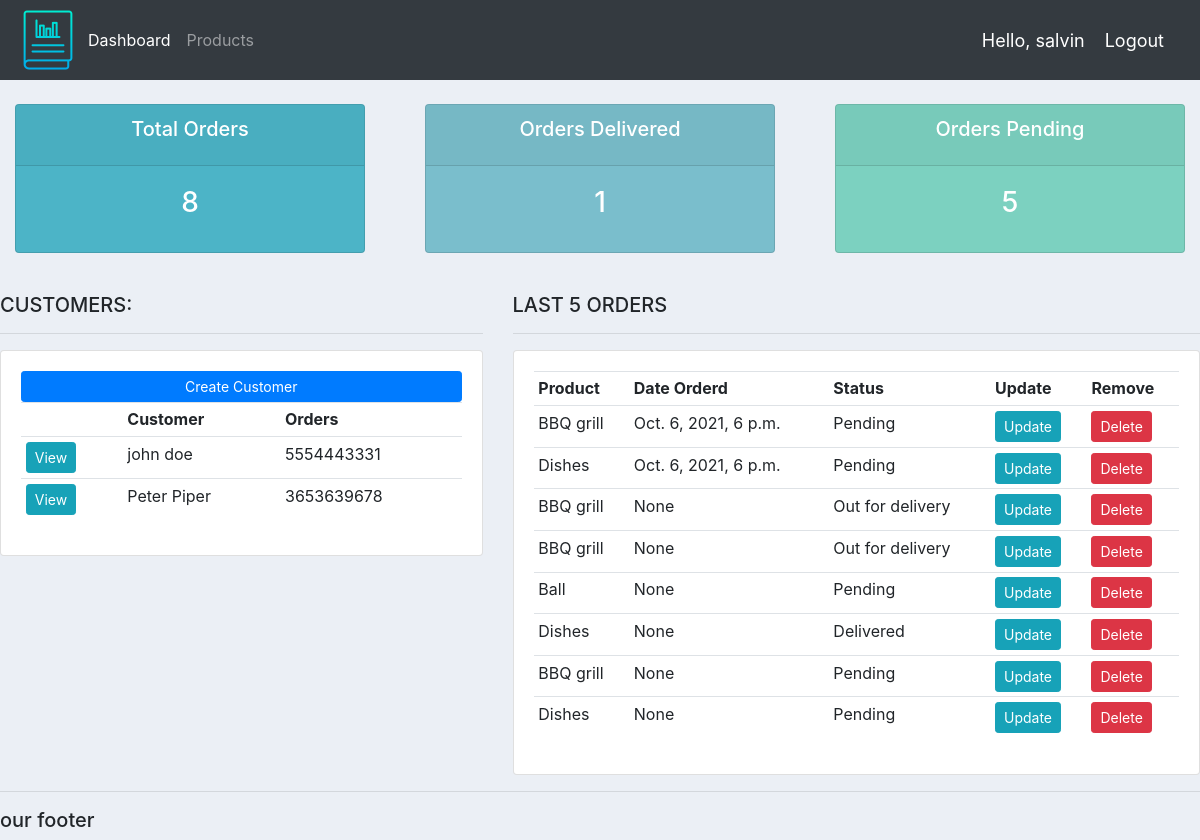
The app's page / (signed in) with its own data.
### accounts/models.py (models this page shows, shortened)
class Customer(models.Model):
    name = models.CharField(max_length = 200,null=True)
    phone = models.CharField(max_length = 200,null=True)
    email = models.CharField(max_length = 200,null=True)
    date_created = models.DateTimeField(null=True,blank = True)

class Order(models.Model):
    STATUS = (
            ('Pending','Pending'),
            ('Out for delivery','Out for delivery'),
            ('Delivered','Delivered'),
    )
    customer = models.ForeignKey(Customer,null=True,on_delete = models.SET_NULL)
    product = models.ForeignKey(Product,null=True,on_delete = models.SET_NULL)
    date_created = models.DateTimeField(max_length=200,null=True,blank=True)
    status = models.CharField(max_length=200,null=True,choices=STATUS)
    note = models.CharField(max_length=1000,null=True)

class Product(models.Model):
    CATEGORY = (
            ('In door','In door'),
            ('Out Door','Out Door'),
    )
    name = models.CharField(max_length=200,null=True)
    price = models.FloatField(null=True)
    category = models.CharField(max_length=200,null=True,choices=CATEGORY)
    description = models.CharField(max_length=200,null=True,blank=True)
    date_created = models.DateTimeField(max_length=200,null=True,blank=True)
    tags = models.ManyToManyField(Tag)
    def __str__(self):
        return self.name

### accounts/views.py (the view)
# urls.py: 2. Add a URL to urlpatterns:  path('', views.home, name='home')
@login_required(login_url='login')
def home(request):
    orders = Order.objects.all()
    customers = Customer.objects.all()
    total_customers = customers.count()
    total_orders = orders.count()
    delivered = orders.filter(status = 'Delivered').count()
    pending = orders.filter(status = 'Pending').count()
    outfordelivery = orders.filter(status = 'Out for delivery').count()
    context = {'orders':orders,'customers':customers,'total_customers':total_customers,
    'total_orders':total_orders,'delivered':delivered,
    'pending':pending,'outfordelivery':outfordelivery,
    }
    return render(request,'accounts/dashboard.html',context)

### accounts/templates/accounts/dashboard.html
{% extends 'accounts/main.html' %}
{% block content %}
{% include 'accounts/status.html' %}
<br>
<div class="row">
	<div class="col-md-5">
		<h5>CUSTOMERS:</h5>
		<hr>
		<div class="card card-body">
			<a class="btn btn-primary  btn-sm btn-block" href="">Create Customer</a>
			<table class="table table-sm">
				<tr>
					<th></th>
					<th>Customer</th>
					<th>Orders</th>
				</tr>
				{% for customer in customers %}
					<tr>
						<td><a class="btn btn-sm btn-info" href="{% url 'customer' customer.id %}">View</a></td>
						<td>{{customer.name}}</td>
						<td>{{customer.phone}}</td>
					</tr>
				{% endfor %}
			</table>
		</div>
	</div>
	<div class="col-md-7">
		<h5>LAST 5 ORDERS</h5>
		<hr>
		<div class="card card-body">
			<table class="table table-sm">
				<tr>
					<th>Product</th>
					<th>Date Orderd</th>
					<th>Status</th>
					<th>Update</th>
					<th>Remove</th>
				</tr>
				{% for order in orders %}
					<tr>
						<td>{{order.product}}</td>
						<td>{{order.date_created}}</td>
						<td>{{order.status}}</td>
						<td><a class="btn btn-sm btn-info" href="{% url 'update_order' order.id %}">Update</a></td>
						<td><a class="btn btn-sm btn-danger" href="{% url 'delete_order' order.id %}">Delete</a></td>
					</tr>
				{%endfor%}
			</table>
		</div>
	</div>
</div>
{% endblock %}

### accounts/templates/accounts/main.html (shortened to what this page needs)
{% load static %}
<!DOCTYPE html>
<html lang="en">
<head>
    <link rel="stylesheet" href="https://maxcdn.bootstrapcdn.com/bootstrap/4.0.0/css/bootstrap.min.css">
    <link rel="stylesheet" type="text/css" href = "{% static '/css/main.css' %}">
</head>
<body>
    {% include 'accounts/navbar.html' %}
    {% block content %}
    {% endblock %}
    <hr>
    <h5>our footer</h5>
</body>
</html>

### accounts/templates/accounts/navbar.html (shortened to what this page needs)
{% load static %}
<nav class="navbar navbar-expand-lg navbar-dark bg-dark">
    <img src="{% static 'images/accounts-logo.png' %}" alt="logo">
    <div class="collapse navbar-collapse" id="navbarNav">
      <ul class="navbar-nav">
        <li class="nav-item active">
          <a class="nav-link" href="{% url 'home' %}">Dashboard</a>
        </li>
        <li class="nav-item">
          <a class="nav-link" href="{% url 'product' %}">Products</a>
        </li>
      </ul>
    </div>
    <span class="hello-msg">Hello, {{request.user}}</span>
    <span><a class="hello-msg" href="{% url 'logout' %}">Logout</a></span>
</nav>

### accounts/templates/accounts/status.html
<br>
<div class="row">
	<div class="col">
		<div class="col-md">
			<div class="card text-center text-white  mb-3" id="total-orders">
			  	<div class="card-header">
			  		<h5 class="card-title">Total Orders</h5>
			  	</div>
			  	<div class="card-body">
			    	<h3 class="card-title">{{total_orders}}</h3>
			  	</div>
			</div>
		</div>
	</div>
	<div class="col">
		<div class="col-md">
			<div class="card text-center text-white  mb-3" id="orders-delivered">
			  	<div class="card-header">
			  		<h5 class="card-title">Orders Delivered</h5>
			  	</div>
			  	<div class="card-body">
			    	<h3 class="card-title">{{delivered}}</h3>
			  	</div>
			</div>
		</div>
	</div>
	<div class="col">
		<div class="col-md">
			<div class="card text-center text-white  mb-3" id="orders-pending">
			  	<div class="card-header">
			  		<h5 class="card-title">Orders Pending</h5>
			  	</div>
			  	<div class="card-body">
			    	<h3 class="card-title">{{pending}}</h3>
			  	</div>
			</div>
		</div>
	</div>
</div>

### static/css/main.css (style rules this page uses)
body { background-color: #ebeff5; }
#total-orders { background-color: #4cb4c7; }
#orders-delivered { background-color: #7abecc; }
#orders-pending { background-color: #7CD1C0; }

### accounts/templates/accounts/navbar.html (style rules this page uses)
.hello-msg { font-size: 18px; color: #fff; margin-right: 20px; }

### records on screen
Customer: name "john doe", phone "5554443331"
Customer: name "Peter Piper", phone "3653639678"
Order: product "BBQ grill", date_created "Oct. 6, 2021, 6 p.m.", status "Pending"
Order: product "Dishes", date_created "Oct. 6, 2021, 6 p.m.", status "Pending"
Order: product "BBQ grill", date_created "None", status "Out for delivery"
Order: product "BBQ grill", date_created "None", status "Out for delivery"
Order: product "Ball", date_created "None", status "Pending"
Order: product "Dishes", date_created "None", status "Delivered"
Order: product "BBQ grill", date_created "None", status "Pending"
Order: product "Dishes", date_created "None", status "Pending"

### other values on screen
{{ request.user }} "salvin"
{{ total_orders }} "8"
{{ delivered }} "1"
{{ pending }} "5"
